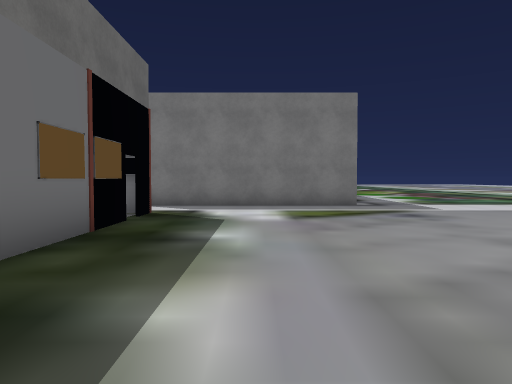
[1] (above)

24 first-person views from a walk through a 3-D level made in the Unity game engine. The camera is 1.4 m above the floor, tilts 2° down and sees 70° across. Doors are open. The floor is counted in squares, 2 m on a side. Each view is taken from the middle of a square. On the plan, view 1 faces up. The plan holds only what a view shows up to about 11 squares ahead; the rest is blank. The place goes on beyond the plan. The player is left out. Some animated figures are left out. Some surface patterns are stand-ins.

[2]
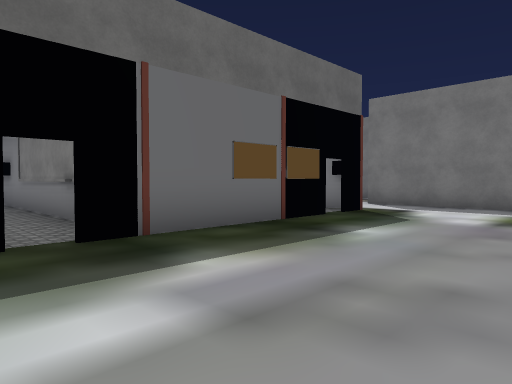

[3]
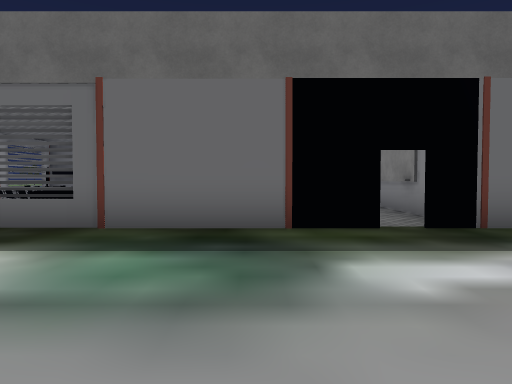

[4]
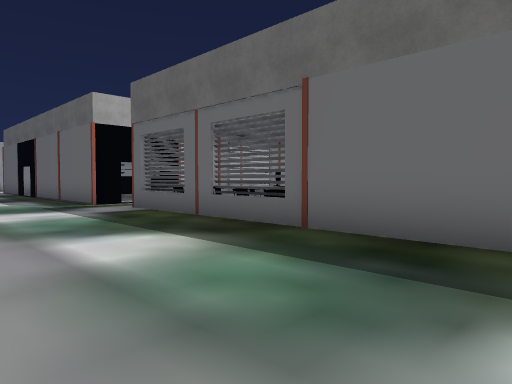

[5]
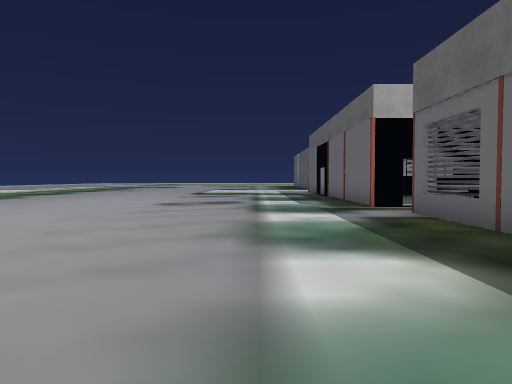

[6]
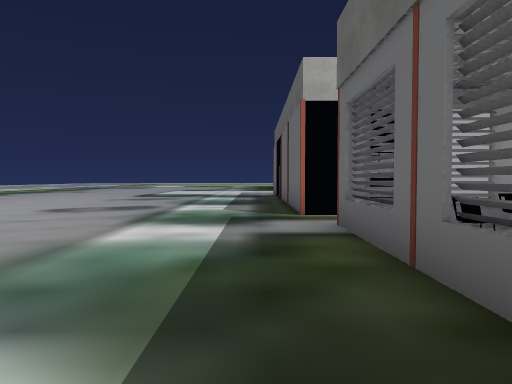

[7]
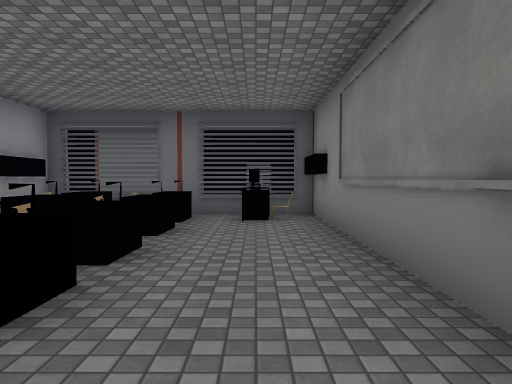

[8]
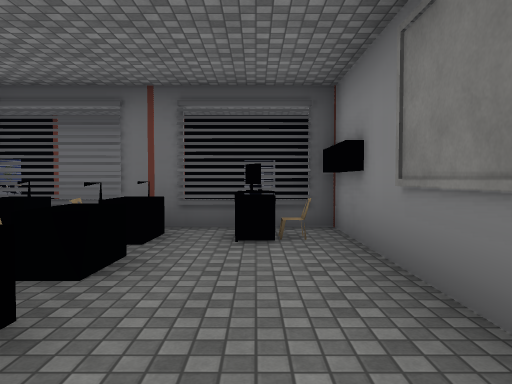

[9]
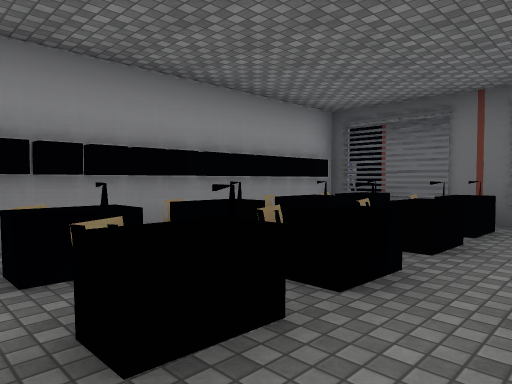

[10]
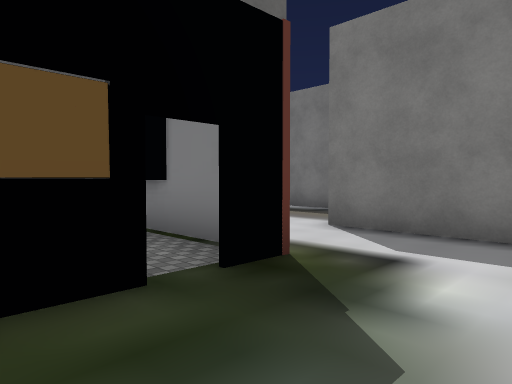

[11]
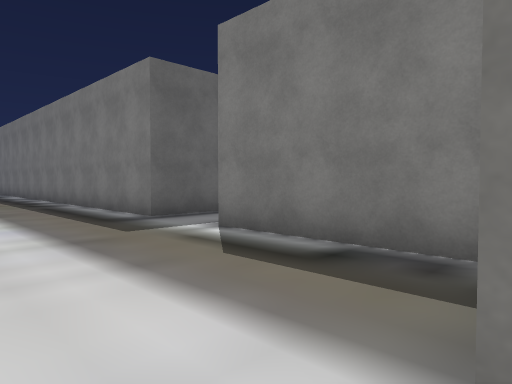

[12]
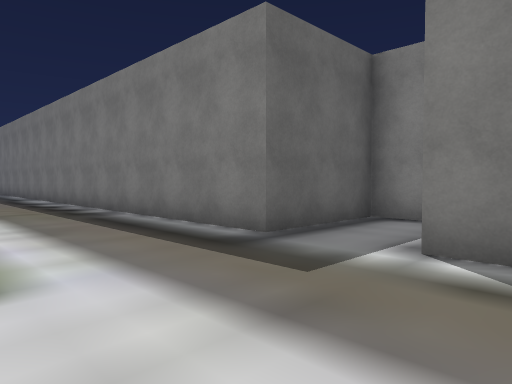

[13]
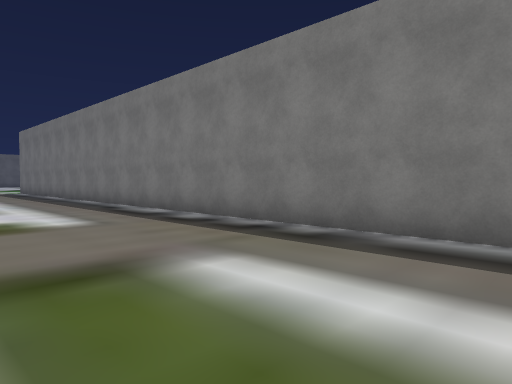

[14]
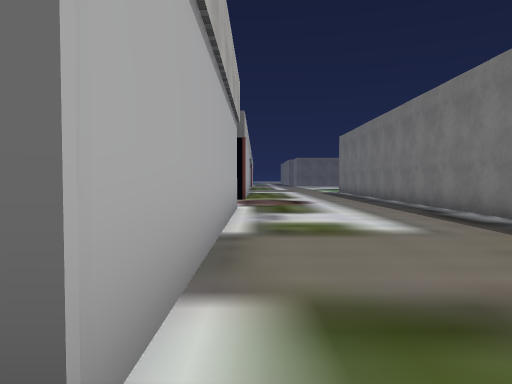

[15]
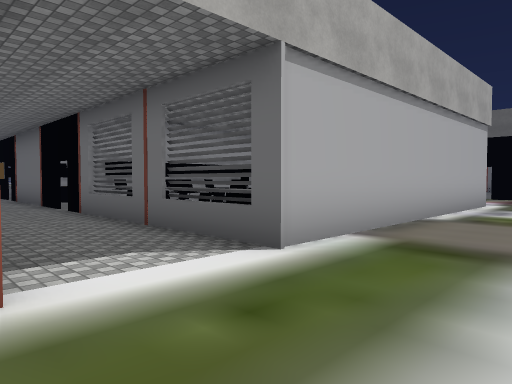

[16]
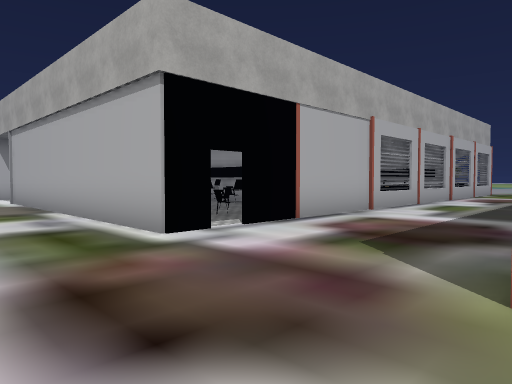

[17]
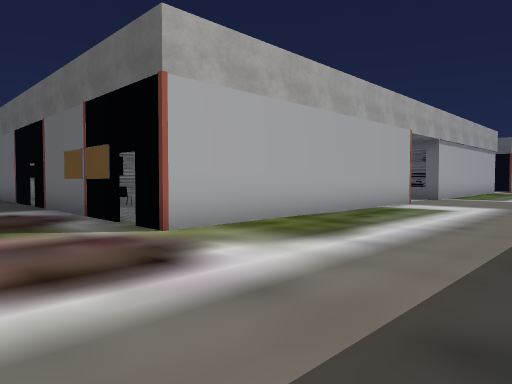

[18]
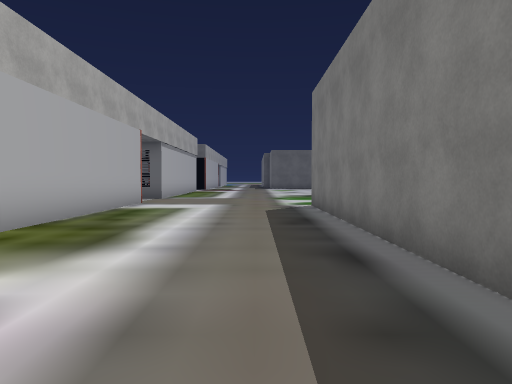

[19]
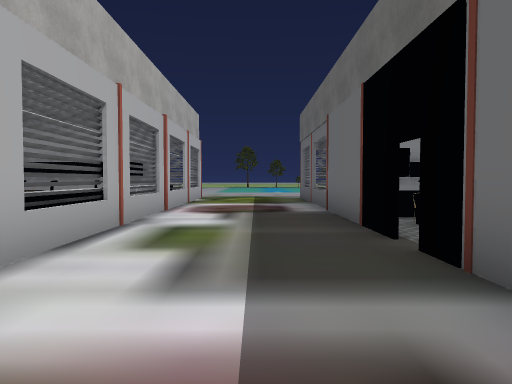

[20]
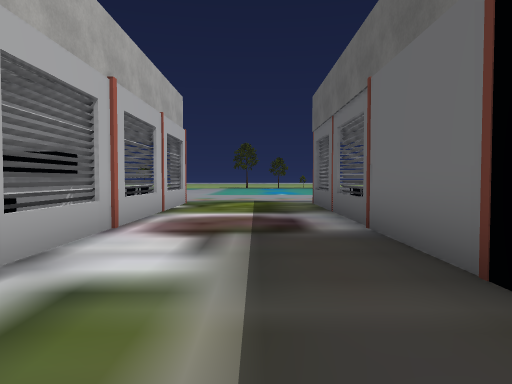

[21]
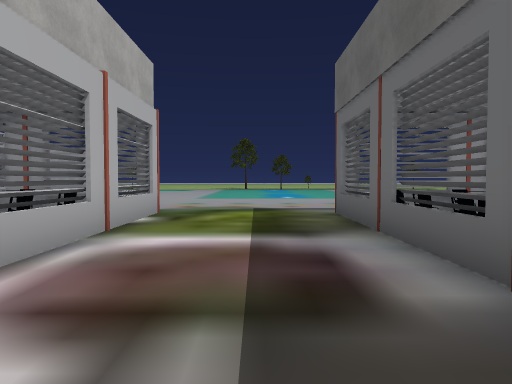

[22]
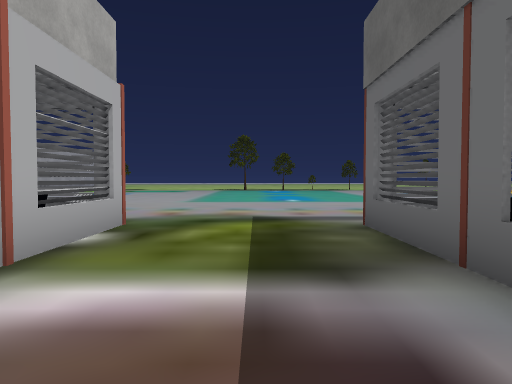

[23]
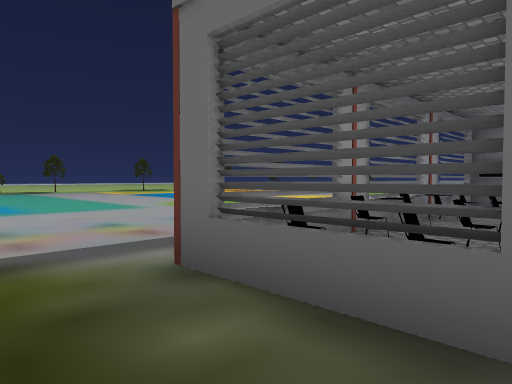

[24]
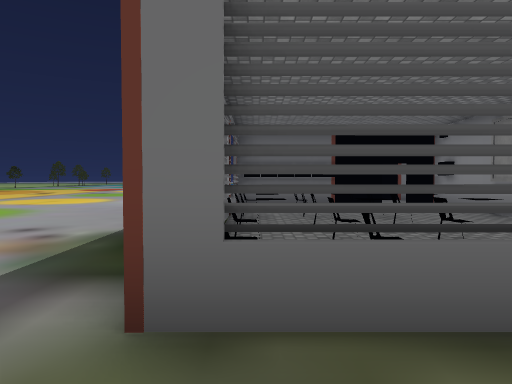

### Floor plan
Key: @ floor where view 1 was taken; # wall or solid block; . floor; D open door; = window, fence, low wall or low ledge; T table; C chair; O other object.
Columns run from 34 left of view 1 to 3 right of it. Each row starts with its distance up from view 1.
 16                         ###
 15                         #..
 14                         #..
 13    ######################..####
 12  ..............................
 11  ..............................
 10 ...............................######.
  9 ......................................
  8  .########..............#    ####.....
  7  #        ...D #####  ..         .....
  6           ...         ..         .....
  5           ...        O..         .....
  4           ...      O  ..         .....
  3           ...      O O..         ....
  2           ...      O  ..OO##### #....
  1          D...=       D. O ......D....
  0          O...#          #OO.OT   .@..
 -1         O ...#O         #OO.CC   .....
 -2         O ...=OOO       #OOOOO  .....
 -3  #O       ... OOO       OO  OO  ......
 -4  D      O ...=                 O......
 -5      .OOO#...=               O O=.....
 -6      ..OO#...#O              O  #.....
 -7  O OO.OOO=...=O                O=.....
 -8  O#O #OOO#...#O O            O# #.....
 -9  #==#=##=#....==#            #=#......
-10      ..........             #####.....

Positions as (right, up) in squares from view 1, and headings:
1: (0, 0), facing up
2: (2, 0), facing up-left
3: (3, -1), facing left
4: (2, 0), facing down-left
5: (1, -1), facing down
6: (-1, -3), facing down
7: (-3, 1), facing left
8: (-5, 1), facing left
9: (-4, 1), facing down-left
10: (0, 5), facing up-left
11: (-3, 9), facing up-left
12: (-6, 9), facing up-left
13: (-11, 8), facing up-left
14: (-12, 8), facing left
15: (-10, 10), facing down-left
16: (-25, 10), facing down-right
17: (-22, 12), facing down-left
18: (-22, 11), facing left
19: (-23, 5), facing down
20: (-23, 2), facing down
21: (-23, -1), facing down
22: (-23, -3), facing down
23: (-23, -6), facing down-left
24: (-23, -8), facing left
